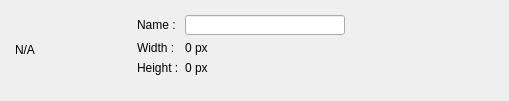
<?xml version="1.0" encoding="UTF-8"?>
<ui version="4.0">
 <class>resource_widget</class>
 <widget class="QWidget" name="resource_widget">
  <property name="geometry">
   <rect>
    <x>0</x>
    <y>0</y>
    <width>509</width>
    <height>101</height>
   </rect>
  </property>
  <property name="windowTitle">
   <string>Form</string>
  </property>
  <widget class="QWidget" name="horizontalLayoutWidget">
   <property name="geometry">
    <rect>
     <x>10</x>
     <y>10</y>
     <width>491</width>
     <height>80</height>
    </rect>
   </property>
   <layout class="QHBoxLayout" name="layout_main">
    <property name="margin">
     <number>5</number>
    </property>
    <item>
     <widget class="QLabel" name="lbl_image">
      <property name="minimumSize">
       <size>
        <width>50</width>
        <height>50</height>
       </size>
      </property>
      <property name="text">
       <string>N/A</string>
      </property>
     </widget>
    </item>
    <item>
     <widget class="QLabel" name="lbl_spacer">
      <property name="minimumSize">
       <size>
        <width>60</width>
        <height>70</height>
       </size>
      </property>
      <property name="text">
       <string/>
      </property>
     </widget>
    </item>
    <item>
     <layout class="QFormLayout" name="layout_res_info">
      <property name="sizeConstraint">
       <enum>QLayout::SetDefaultConstraint</enum>
      </property>
      <item row="0" column="0">
       <widget class="QLabel" name="lbl_name">
        <property name="text">
         <string>Name :</string>
        </property>
       </widget>
      </item>
      <item row="0" column="1">
       <widget class="QLineEdit" name="le_name">
        <property name="maximumSize">
         <size>
          <width>160</width>
          <height>20</height>
         </size>
        </property>
       </widget>
      </item>
      <item row="1" column="0">
       <widget class="QLabel" name="lbl_width">
        <property name="text">
         <string>Width :</string>
        </property>
       </widget>
      </item>
      <item row="1" column="1">
       <widget class="QLabel" name="lbl_width_value">
        <property name="text">
         <string>0 px</string>
        </property>
       </widget>
      </item>
      <item row="2" column="0">
       <widget class="QLabel" name="lbl_height">
        <property name="text">
         <string>Height :</string>
        </property>
       </widget>
      </item>
      <item row="2" column="1">
       <widget class="QLabel" name="lbl_height_value">
        <property name="text">
         <string>0 px</string>
        </property>
       </widget>
      </item>
     </layout>
    </item>
   </layout>
  </widget>
 </widget>
 <resources/>
 <connections/>
</ui>
